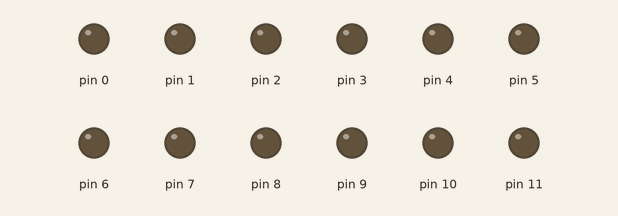
A sketch run on a simulated Arduino Uno, built with avr-gcc and run on an emulated ATmega328P. On the bench: output pins drawn as LEDs (lit = HIGH).

Above: at 0.5 s.
At 2.5 s:
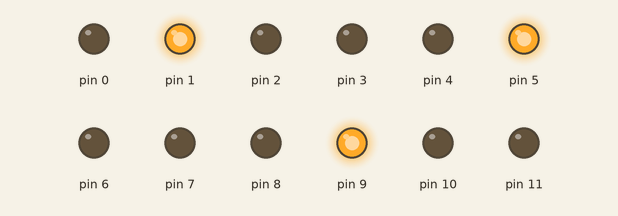
At 3.5 s:
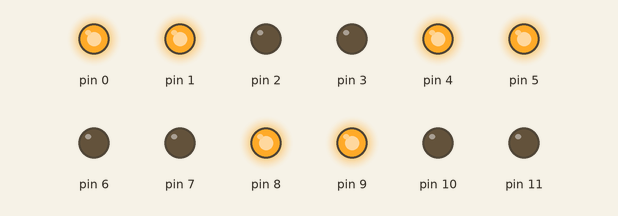
At 5.5 s:
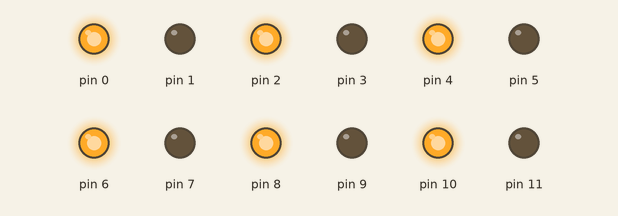
At 8.5 s:
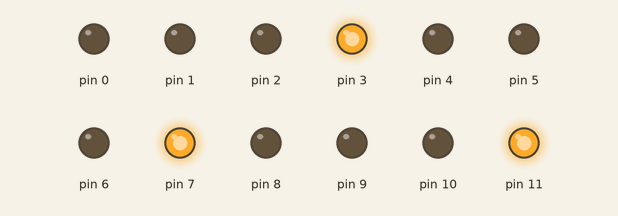
At 11.5 s:
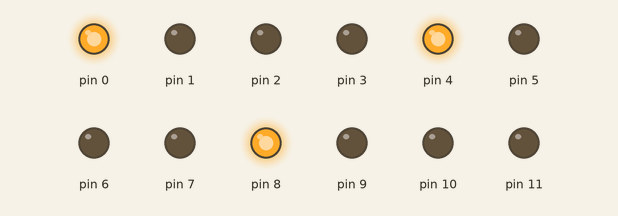
Timing chart, 0 to 13.0 s (numbered marks = the images above):
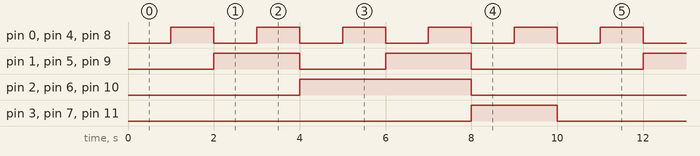

Measured:
- by itself, pin 0, pin 4, pin 8: alternates HIGH for 1.0 s and LOW for 1.0 s
- by itself, pin 1, pin 5, pin 9: repeats every 10.0 s: LOW 2.0 s, HIGH 2.0 s, LOW 4.0 s, HIGH 2.0 s
- by itself, pin 2, pin 6, pin 10: alternates HIGH for 4.0 s and LOW for 6.0 s
- by itself, pin 3, pin 7, pin 11: alternates HIGH for 2.0 s and LOW for 8.0 s

The sketch:

countUp.ino
```cpp
/*
01010000011100100110111101110100011011110010000001000111

Nixie Tube Demo
This code cycles through the digits of a Nixie Tube.

Created April 20, 2015
Modified April 20, 2015
by Anthony Garofalo (Proto G)

Visit my YouTube channel here: https://www.youtube.com/channel/UCpTuKJrXFwybnpOG10HpTpZw
Visit my Instructables page here: http://www.instructables.com/member/Proto+G/

  _____   ______  _____  _______  _____        ______
 |_____] |_____/ |     |    |    |     |      |  ____
 |       |    \_ |_____|    |    |_____|      |_____|

01010000011100100110111101110100011011110010000001000111
*/


void setup() {

  pinMode(11, OUTPUT);// D
  pinMode(10, OUTPUT);// C
  pinMode(9, OUTPUT);// B
  pinMode(8, OUTPUT);// A

  pinMode(7, OUTPUT);// D
  pinMode(6, OUTPUT);// C
  pinMode(5, OUTPUT);// B
  pinMode(4, OUTPUT);// A

  pinMode(3, OUTPUT);// D
  pinMode(2, OUTPUT);// C
  pinMode(1, OUTPUT);// B
  pinMode(0, OUTPUT);// A


}

void loop() {

 //0
  digitalWrite(11, LOW);  //D
  digitalWrite(10, LOW);  //C
  digitalWrite(9, LOW);  //B
  digitalWrite(8, LOW);  //A

  digitalWrite(7, LOW);  //D
  digitalWrite(6, LOW);  //C
  digitalWrite(5, LOW);  //B
  digitalWrite(4, LOW);  //A

  digitalWrite(3, LOW);  //D
  digitalWrite(2, LOW);  //C
  digitalWrite(1, LOW);  //B
  digitalWrite(0, LOW);  //A

 delay(1000);
 //1
  digitalWrite(11, LOW);  //D
  digitalWrite(10, LOW);  //C
  digitalWrite(9, LOW);  //B
  digitalWrite(8, HIGH); //A

  digitalWrite(7, LOW);  //D
  digitalWrite(6, LOW);  //C
  digitalWrite(5, LOW);  //B
  digitalWrite(4, HIGH);  //A

  digitalWrite(3, LOW);  //D
  digitalWrite(2, LOW);  //C
  digitalWrite(1, LOW);  //B
  digitalWrite(0, HIGH);  //A

 delay(1000);
 //2
  digitalWrite(11, LOW);  //D
  digitalWrite(10, LOW);  //C
  digitalWrite(9, HIGH); //B
  digitalWrite(8, LOW);  //A

  digitalWrite(7, LOW);  //D
  digitalWrite(6, LOW);  //C
  digitalWrite(5, HIGH);  //B
  digitalWrite(4, LOW);  //A

  digitalWrite(3, LOW);  //D
  digitalWrite(2, LOW);  //C
  digitalWrite(1, HIGH);  //B
  digitalWrite(0, LOW);  //A

 delay(1000);
 //3
  digitalWrite(11, LOW);  //D
  digitalWrite(10, LOW);  //C
  digitalWrite(9, HIGH); //B
  digitalWrite(8, HIGH); //A

  digitalWrite(7, LOW);  //D
  digitalWrite(6, LOW);  //C
  digitalWrite(5, HIGH);  //B
  digitalWrite(4, HIGH);  //A

  digitalWrite(3, LOW);  //D
  digitalWrite(2, LOW);  //C
  digitalWrite(1, HIGH);  //B
  digitalWrite(0, HIGH);  //A

 delay(1000);
 //4
  digitalWrite(11, LOW);  //D
  digitalWrite(10, HIGH); //C
  digitalWrite(9, LOW);  //B
  digitalWrite(8, LOW);  //A

  digitalWrite(7, LOW);  //D
  digitalWrite(6, HIGH);  //C
  digitalWrite(5, LOW);  //B
  digitalWrite(4, LOW);  //A

  digitalWrite(3, LOW);  //D
  digitalWrite(2, HIGH);  //C
  digitalWrite(1, LOW);  //B
  digitalWrite(0, LOW);  //A


 delay(1000);
 //5
  digitalWrite(11, LOW);  //D
  digitalWrite(10, HIGH); //C
  digitalWrite(9, LOW);  //B
  digitalWrite(8, HIGH); //A

  digitalWrite(7, LOW);  //D
  digitalWrite(6, HIGH);  //C
  digitalWrite(5, LOW);  //B
  digitalWrite(4, HIGH);  //A

  digitalWrite(3, LOW);  //D
  digitalWrite(2, HIGH);  //C
  digitalWrite(1, LOW);  //B
  digitalWrite(0, HIGH);  //A


 delay(1000);
 //6
  digitalWrite(11, LOW);  //D
  digitalWrite(10, HIGH); //C
  digitalWrite(9, HIGH); //B
  digitalWrite(8, LOW);  //A

  digitalWrite(7, LOW);  //D
  digitalWrite(6, HIGH);  //C
  digitalWrite(5, HIGH);  //B
  digitalWrite(4, LOW);  //A

  digitalWrite(3, LOW);  //D
  digitalWrite(2, HIGH);  //C
  digitalWrite(1, HIGH);  //B
  digitalWrite(0, LOW);  //A


 delay(1000);
 //7
  digitalWrite(11, LOW);  //D
  digitalWrite(10, HIGH); //C
  digitalWrite(9, HIGH); //B
  digitalWrite(8, HIGH); //A

  digitalWrite(7, LOW);  //D
  digitalWrite(6, HIGH);  //C
  digitalWrite(5, HIGH);  //B
  digitalWrite(4, HIGH);  //A

  digitalWrite(3, LOW);  //D
  digitalWrite(2, HIGH);  //C
  digitalWrite(1, HIGH);  //B
  digitalWrite(0, HIGH);  //A


 delay(1000);
 //8
  digitalWrite(11, HIGH); //D
  digitalWrite(10, LOW);  //C
  digitalWrite(9, LOW);  //B
  digitalWrite(8, LOW);  //A

  digitalWrite(7, HIGH);  //D
  digitalWrite(6, LOW);  //C
  digitalWrite(5, LOW);  //B
  digitalWrite(4, LOW);  //A

  digitalWrite(3, HIGH);  //D
  digitalWrite(2, LOW);  //C
  digitalWrite(1, LOW);  //B
  digitalWrite(0, LOW);  //A

 delay(1000);
 //9
  digitalWrite(11, HIGH); //D
  digitalWrite(10, LOW);  //C
  digitalWrite(9, LOW); //B
  digitalWrite(8, HIGH);  //A

  digitalWrite(7, HIGH);  //D
  digitalWrite(6, LOW);  //C
  digitalWrite(5, LOW);  //B
  digitalWrite(4, HIGH);  //A

  digitalWrite(3, HIGH);  //D
  digitalWrite(2, LOW);  //C
  digitalWrite(1, LOW);  //B
  digitalWrite(0, HIGH);  //A

 delay(1000);


}
```
